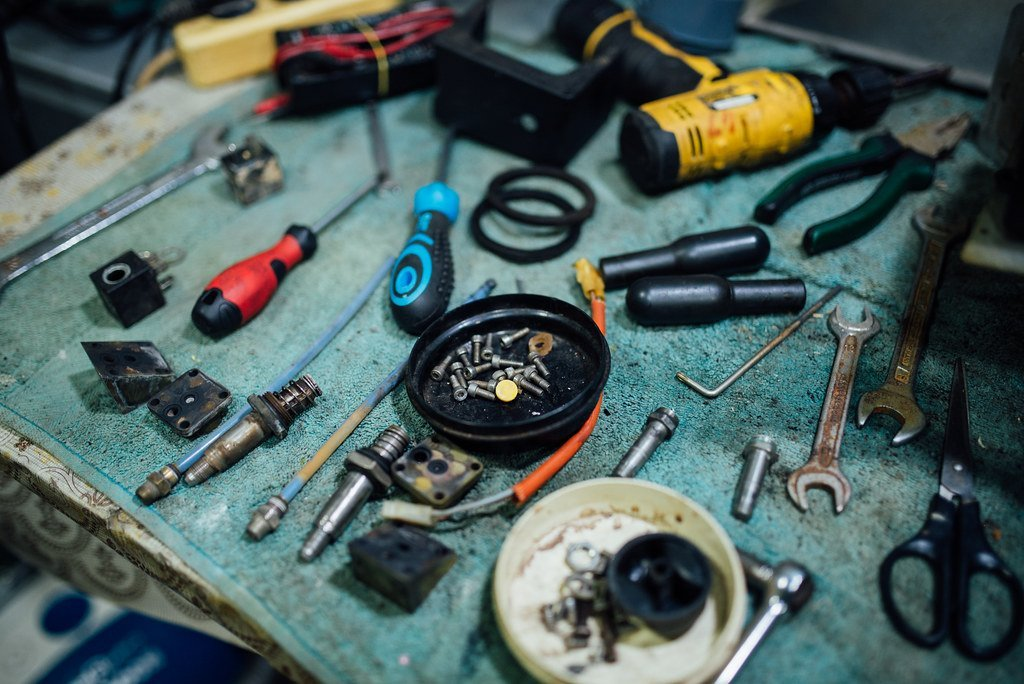
#> input picture scripts/cat-final/home-services.jpg, 1024 x 684 px; its folder holds only this picture in this run
$ python cat-final.py
#> lines starting #> are read from the running program, lines starting #| are printed output that depends on the picture
# Final review sheet + web-size the chosen category heroes.
import glob, os
from PIL import Image, ImageDraw
D = r"E:\madmona-app\scripts\cat-final"
files = sorted(glob.glob(f"{D}/*.jpg"))
th = []
for f in files:
    im = Image.open(f).convert("RGB")
#> im is the input picture: PIL image 1024x684 RGB; mean R, G, B 77.6, 95.8, 93
    w, h = im.size
#> w = 1024; h = 684
    # صغّر للويب: 1400px عرض أقصى
    im.thumbnail((1400, 1400))
    im.save(f, "JPEG", quality=85, optimize=True)
    t = im.copy(); t.thumbnail((330, 260))
#> after `t.thumbnail((330, 260))`:
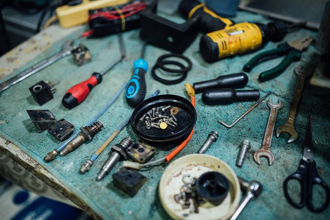
#> t: PIL image 330x220 RGB; mean R, G, B 77.6, 95.8, 93
    th.append((f"{os.path.basename(f)[:-4]} ({w}x{h})", t))
cols = 5
H = max(i.height for _, i in th) + 16
#> H = 236
rows = (len(th) + cols - 1) // cols
#> rows = 1
s = Image.new("RGB", (cols*336, rows*(H+6)), "white")
#> s: PIL image 1680x242 RGB; every value is 255
d = ImageDraw.Draw(s)
for k,(nm,im) in enumerate(th):
    x,y = (k%cols)*336, (k//cols)*(H+6)
    s.paste(im,(x,y+14)); d.text((x+2,y+2),nm,fill="red")
#> this loop made 1 pass
#> (nm, x, y) on pass 1: ('home-services (1024x684)', 0, 0)
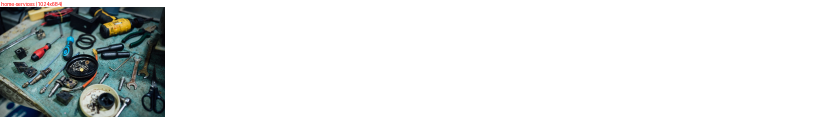
#> s: PIL image 1680x242 RGB (shown at 1/2 size); mean R, G, B 223.3, 226.4, 225.9
s.save(r"E:\madmona-app\scripts\out\CAT-FINAL.png")
print(len(th),"->",s.size)
#| 1 -> (1680, 242)

$ run again, on scripts/cat-final/shop-hardware.jpg
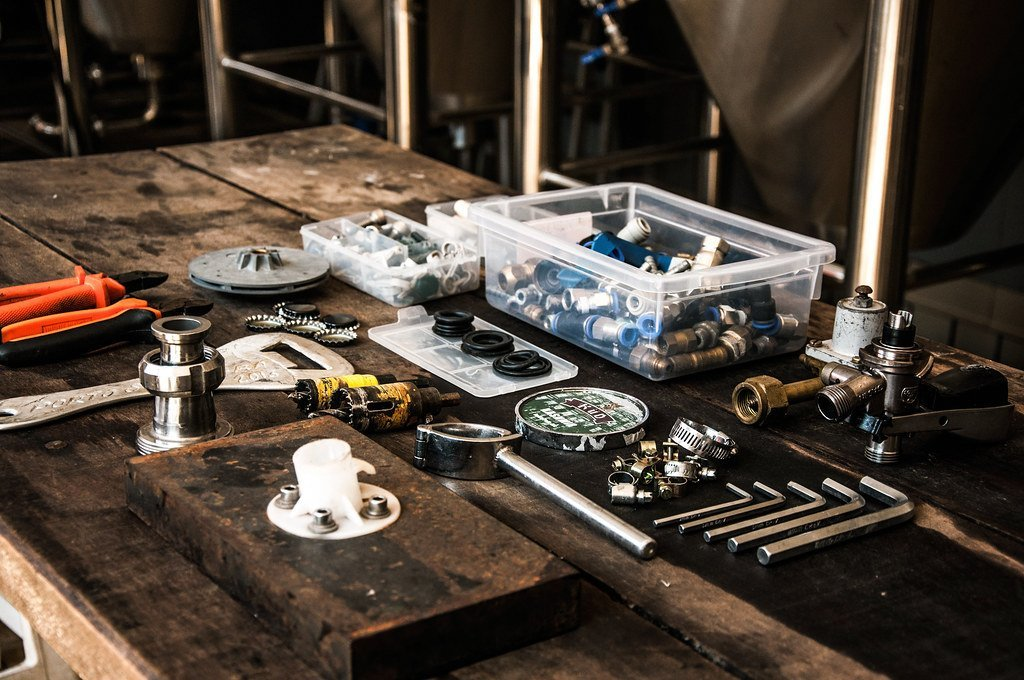
#> input picture scripts/cat-final/shop-hardware.jpg, 1024 x 680 px
#> im is the input picture: PIL image 1024x680 RGB; mean R, G, B 77.5, 66.2, 56.4
#> `t.thumbnail((330, 260))`:
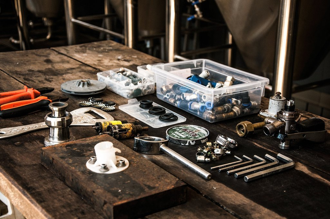
#> t: PIL image 330x219 RGB; mean R, G, B 77.5, 66.2, 56.4
#> H = 235
#> rows = 1
#> the loop `for k,(nm,im) in enumerate(th):` made 1 pass
#> (nm, x, y) on pass 1: ('shop-hardware (1024x680)', 0, 0)
#> after the loop `for k,(nm,im) in enumerate(th):`:
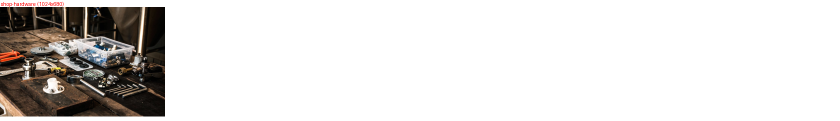
#> s: PIL image 1680x241 RGB (shown at 1/2 size); mean R, G, B 223.3, 221.1, 219.4
#| 1 -> (1680, 241)
